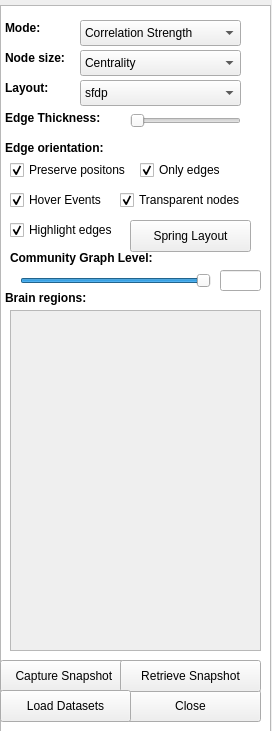
<?xml version="1.0" encoding="UTF-8"?>
<ui version="4.0">
 <class>Form</class>
 <widget class="QWidget" name="Form">
  <property name="geometry">
   <rect>
    <x>0</x>
    <y>0</y>
    <width>272</width>
    <height>731</height>
   </rect>
  </property>
  <property name="minimumSize">
   <size>
    <width>267</width>
    <height>682</height>
   </size>
  </property>
  <property name="windowTitle">
   <string>Form</string>
  </property>
  <widget class="QListView" name="listView">
   <property name="geometry">
    <rect>
     <x>0</x>
     <y>5</y>
     <width>271</width>
     <height>731</height>
    </rect>
   </property>
  </widget>
  <widget class="QPushButton" name="springLayout">
   <property name="geometry">
    <rect>
     <x>130</x>
     <y>220</y>
     <width>121</width>
     <height>32</height>
    </rect>
   </property>
   <property name="text">
    <string>Spring Layout</string>
   </property>
  </widget>
  <widget class="QSlider" name="Thickness">
   <property name="geometry">
    <rect>
     <x>130</x>
     <y>110</y>
     <width>111</width>
     <height>22</height>
    </rect>
   </property>
   <property name="tracking">
    <bool>false</bool>
   </property>
   <property name="orientation">
    <enum>Qt::Horizontal</enum>
   </property>
  </widget>
  <widget class="QPushButton" name="snapshot">
   <property name="geometry">
    <rect>
     <x>0</x>
     <y>660</y>
     <width>131</width>
     <height>32</height>
    </rect>
   </property>
   <property name="text">
    <string>Capture Snapshot </string>
   </property>
  </widget>
  <widget class="QLabel" name="label_2">
   <property name="geometry">
    <rect>
     <x>5</x>
     <y>140</y>
     <width>111</width>
     <height>16</height>
    </rect>
   </property>
   <property name="text">
    <string>&lt;html&gt;&lt;head/&gt;&lt;body&gt;&lt;p&gt;&lt;span style=&quot; font-weight:600;&quot;&gt;Edge orientation:&lt;/span&gt;&lt;/p&gt;&lt;/body&gt;&lt;/html&gt;</string>
   </property>
  </widget>
  <widget class="QPushButton" name="Quit">
   <property name="geometry">
    <rect>
     <x>120</x>
     <y>690</y>
     <width>141</width>
     <height>32</height>
    </rect>
   </property>
   <property name="text">
    <string>Close</string>
   </property>
  </widget>
  <widget class="QScrollArea" name="scroll">
   <property name="geometry">
    <rect>
     <x>10</x>
     <y>310</y>
     <width>251</width>
     <height>341</height>
    </rect>
   </property>
   <property name="widgetResizable">
    <bool>true</bool>
   </property>
   <widget class="QWidget" name="QuantWidget">
    <property name="geometry">
     <rect>
      <x>0</x>
      <y>0</y>
      <width>249</width>
      <height>339</height>
     </rect>
    </property>
    <widget class="QWidget" name="horizontalLayoutWidget">
     <property name="geometry">
      <rect>
       <x>-1</x>
       <y>-1</y>
       <width>251</width>
       <height>341</height>
      </rect>
     </property>
     <layout class="QHBoxLayout" name="quantTable"/>
    </widget>
   </widget>
  </widget>
  <widget class="QLabel" name="label">
   <property name="geometry">
    <rect>
     <x>5</x>
     <y>20</y>
     <width>121</width>
     <height>16</height>
    </rect>
   </property>
   <property name="text">
    <string>&lt;html&gt;&lt;head/&gt;&lt;body&gt;&lt;p&gt;&lt;span style=&quot; font-weight:600;&quot;&gt;Mode:&lt;/span&gt;&lt;/p&gt;&lt;/body&gt;&lt;/html&gt;</string>
   </property>
  </widget>
  <widget class="QLabel" name="label_5">
   <property name="geometry">
    <rect>
     <x>5</x>
     <y>110</y>
     <width>111</width>
     <height>16</height>
    </rect>
   </property>
   <property name="text">
    <string>&lt;html&gt;&lt;head/&gt;&lt;body&gt;&lt;p&gt;&lt;span style=&quot; font-weight:600;&quot;&gt;Edge Thickness: &lt;/span&gt;&lt;/p&gt;&lt;/body&gt;&lt;/html&gt;</string>
   </property>
  </widget>
  <widget class="QComboBox" name="Layout">
   <property name="geometry">
    <rect>
     <x>80</x>
     <y>80</y>
     <width>161</width>
     <height>26</height>
    </rect>
   </property>
   <item>
    <property name="text">
     <string>sfdp</string>
    </property>
   </item>
   <item>
    <property name="text">
     <string>twopi</string>
    </property>
   </item>
   <item>
    <property name="text">
     <string>fdp</string>
    </property>
   </item>
   <item>
    <property name="text">
     <string>circo</string>
    </property>
   </item>
   <item>
    <property name="text">
     <string>circular</string>
    </property>
   </item>
   <item>
    <property name="text">
     <string>spring</string>
    </property>
   </item>
   <item>
    <property name="text">
     <string>random</string>
    </property>
   </item>
   <item>
    <property name="text">
     <string>shell</string>
    </property>
   </item>
   <item>
    <property name="text">
     <string>neato</string>
    </property>
   </item>
  </widget>
  <widget class="QPushButton" name="getSnapshots">
   <property name="geometry">
    <rect>
     <x>120</x>
     <y>660</y>
     <width>141</width>
     <height>32</height>
    </rect>
   </property>
   <property name="text">
    <string>Retrieve Snapshot</string>
   </property>
  </widget>
  <widget class="QLabel" name="label_3">
   <property name="geometry">
    <rect>
     <x>5</x>
     <y>80</y>
     <width>59</width>
     <height>16</height>
    </rect>
   </property>
   <property name="text">
    <string>&lt;html&gt;&lt;head/&gt;&lt;body&gt;&lt;p&gt;&lt;span style=&quot; font-weight:600;&quot;&gt;Layout: &lt;/span&gt;&lt;/p&gt;&lt;/body&gt;&lt;/html&gt;</string>
   </property>
  </widget>
  <widget class="QCheckBox" name="highlightEdges">
   <property name="geometry">
    <rect>
     <x>10</x>
     <y>220</y>
     <width>131</width>
     <height>20</height>
    </rect>
   </property>
   <property name="text">
    <string>Highlight edges</string>
   </property>
   <property name="checked">
    <bool>true</bool>
   </property>
  </widget>
  <widget class="QLabel" name="Regions">
   <property name="geometry">
    <rect>
     <x>5</x>
     <y>290</y>
     <width>141</width>
     <height>16</height>
    </rect>
   </property>
   <property name="text">
    <string>&lt;html&gt;&lt;head/&gt;&lt;body&gt;&lt;p&gt;&lt;span style=&quot; font-weight:600;&quot;&gt;Brain regions:&lt;/span&gt;&lt;/p&gt;&lt;/body&gt;&lt;/html&gt;</string>
   </property>
  </widget>
  <widget class="QPushButton" name="dataSet">
   <property name="geometry">
    <rect>
     <x>0</x>
     <y>690</y>
     <width>131</width>
     <height>32</height>
    </rect>
   </property>
   <property name="text">
    <string>Load Datasets</string>
   </property>
  </widget>
  <widget class="QCheckBox" name="colorEdges">
   <property name="geometry">
    <rect>
     <x>140</x>
     <y>160</y>
     <width>131</width>
     <height>20</height>
    </rect>
   </property>
   <property name="text">
    <string>Only edges</string>
   </property>
   <property name="checked">
    <bool>true</bool>
   </property>
  </widget>
  <widget class="QLabel" name="label_4">
   <property name="geometry">
    <rect>
     <x>5</x>
     <y>50</y>
     <width>71</width>
     <height>16</height>
    </rect>
   </property>
   <property name="text">
    <string>&lt;html&gt;&lt;head/&gt;&lt;body&gt;&lt;p&gt;&lt;span style=&quot; font-weight:600;&quot;&gt;Node size:&lt;/span&gt;&lt;/p&gt;&lt;/body&gt;&lt;/html&gt;</string>
   </property>
  </widget>
  <widget class="QCheckBox" name="preservePositions">
   <property name="geometry">
    <rect>
     <x>10</x>
     <y>160</y>
     <width>141</width>
     <height>20</height>
    </rect>
   </property>
   <property name="text">
    <string>Preserve positons</string>
   </property>
   <property name="checked">
    <bool>true</bool>
   </property>
  </widget>
  <widget class="QCheckBox" name="hover">
   <property name="geometry">
    <rect>
     <x>10</x>
     <y>190</y>
     <width>111</width>
     <height>20</height>
    </rect>
   </property>
   <property name="text">
    <string>Hover Events</string>
   </property>
   <property name="checked">
    <bool>true</bool>
   </property>
  </widget>
  <widget class="QCheckBox" name="transparent">
   <property name="geometry">
    <rect>
     <x>120</x>
     <y>190</y>
     <width>141</width>
     <height>20</height>
    </rect>
   </property>
   <property name="text">
    <string>Transparent nodes</string>
   </property>
   <property name="checked">
    <bool>true</bool>
   </property>
  </widget>
  <widget class="QComboBox" name="correlation">
   <property name="geometry">
    <rect>
     <x>80</x>
     <y>20</y>
     <width>161</width>
     <height>26</height>
    </rect>
   </property>
   <item>
    <property name="text">
     <string>Correlation Strength</string>
    </property>
   </item>
   <item>
    <property name="text">
     <string>Communities</string>
    </property>
   </item>
  </widget>
  <widget class="QComboBox" name="NodeSize">
   <property name="geometry">
    <rect>
     <x>80</x>
     <y>50</y>
     <width>161</width>
     <height>26</height>
    </rect>
   </property>
   <item>
    <property name="text">
     <string>Centrality</string>
    </property>
   </item>
   <item>
    <property name="text">
     <string>Betweeness</string>
    </property>
   </item>
   <item>
    <property name="text">
     <string>ClosenessCentrality</string>
    </property>
   </item>
   <item>
    <property name="text">
     <string>ParticipationCoefficient</string>
    </property>
   </item>
   <item>
    <property name="text">
     <string>LoadCentrality</string>
    </property>
   </item>
  </widget>
  <widget class="QLabel" name="CommunityLabel">
   <property name="geometry">
    <rect>
     <x>10</x>
     <y>250</y>
     <width>171</width>
     <height>16</height>
    </rect>
   </property>
   <property name="text">
    <string>&lt;html&gt;&lt;head/&gt;&lt;body&gt;&lt;p&gt;&lt;span style=&quot; font-weight:600;&quot;&gt;Community Graph Level: &lt;/span&gt;&lt;/p&gt;&lt;/body&gt;&lt;/html&gt;</string>
   </property>
  </widget>
  <widget class="QSlider" name="communityLevel">
   <property name="geometry">
    <rect>
     <x>20</x>
     <y>270</y>
     <width>191</width>
     <height>22</height>
    </rect>
   </property>
   <property name="minimum">
    <number>1</number>
   </property>
   <property name="maximum">
    <number>2</number>
   </property>
   <property name="value">
    <number>2</number>
   </property>
   <property name="orientation">
    <enum>Qt::Horizontal</enum>
   </property>
  </widget>
  <widget class="QLineEdit" name="communityLevelLineEdit">
   <property name="geometry">
    <rect>
     <x>220</x>
     <y>270</y>
     <width>41</width>
     <height>21</height>
    </rect>
   </property>
  </widget>
 </widget>
 <resources/>
 <connections/>
</ui>
